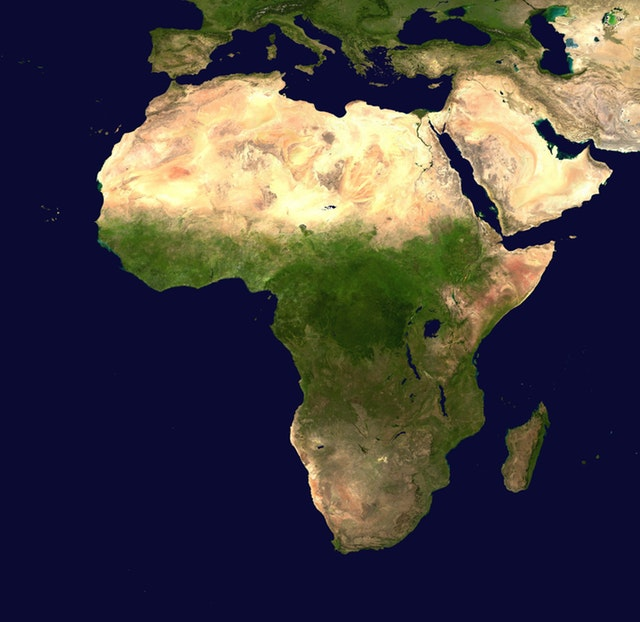
#> input picture exercises/exercise_photo.jpeg, 640 x 622 px, given in place of the camera
$ python object_detection_with_HSV_webcam.py
#> lines starting #> are read from the running program, lines starting #| are printed output that depends on the picture; after the words box and inside, x2 and y2 are one past the last pixel; in counts of white or black regions, pixels touching at a corner belong together
import cv2
import numpy as np

def nothing(x): # we do this just to avoid errors
    pass

cap = cv2.VideoCapture(0)

cv2.namedWindow("Trackbar")

cv2.createTrackbar("LH", "Trackbar", 0, 179, nothing)
#> slider 'LH' is set to 35
cv2.createTrackbar("LS", "Trackbar", 0, 255, nothing)
#> slider 'LS' is set to 51
cv2.createTrackbar("LV", "Trackbar", 0, 255, nothing)
#> slider 'LV' is set to 51
# first we enter the sled name, then the window name, then the sled we entered will switch between values
cv2.createTrackbar("UH", "Trackbar", 0, 179, nothing)
#> slider 'UH' is set to 179
cv2.createTrackbar("US", "Trackbar", 0, 255, nothing)
#> slider 'US' is set to 255
cv2.createTrackbar("UV", "Trackbar", 0, 255, nothing)
#> slider 'UV' is set to 255

while 1:
    a, frame = cap.read()
#> frame is the input picture: shape (622, 640, 3); mean B, G, R 66.4, 64, 68.6
    frame = cv2.flip(frame, 1)
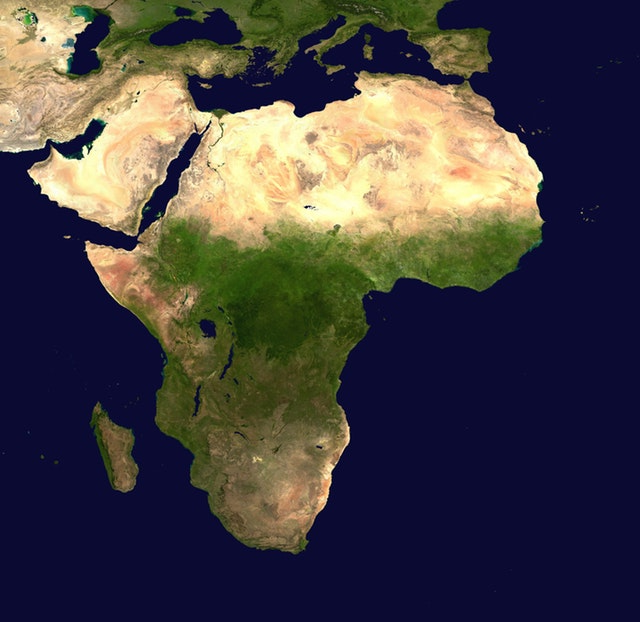
#> frame: shape (622, 640, 3); mean B, G, R 66.4, 64, 68.6
    frame = cv2.resize(frame, (500, 350))
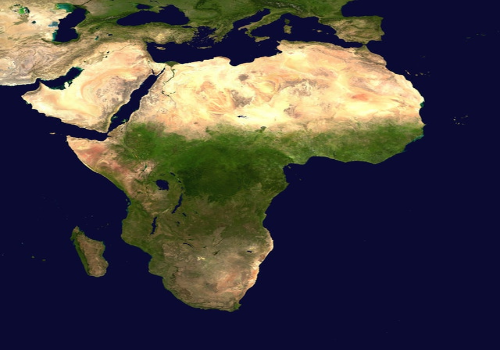
#> frame: shape (350, 500, 3); mean B, G, R 66.4, 63.9, 68.5
    hsv = cv2.cvtColor(frame, cv2.COLOR_BGR2HSV)
#> hsv: shape (350, 500, 3); mean H, S, V 82.4, 169.7, 93.4

    lh = cv2.getTrackbarPos("LH", "Trackbar") # this we will do in others to store the values of the above LH sled

    ls = cv2.getTrackbarPos("LS", "Trackbar")
    lv = cv2.getTrackbarPos("LV", "Trackbar")

    uh = cv2.getTrackbarPos("UH", "Trackbar")
    us = cv2.getTrackbarPos("US", "Trackbar")
    uv = cv2.getTrackbarPos("UV", "Trackbar")

    lower_blue = np.array([lh, ls, lv]) # We will keep the hsv values in them to apply a mask. we entered the lower values
    upper_blue = np.array([uh, us, uv])

    mask = cv2.inRange(hsv, lower_blue, upper_blue) # will make it apply when values change when we play with the sled here
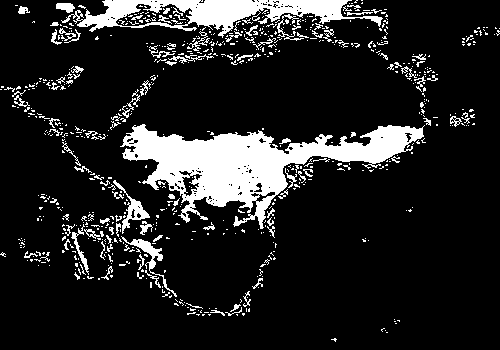
#> mask: shape (350, 500); 14% white; 715 white regions (612 under 20 px), largest, box (x1, y1, x2, y2) and area: (120, 124, 425, 229) 11865, (61, 0, 383, 38) 4742, (121, 236, 177, 297) 444
    bitwise = cv2.bitwise_and(frame, frame, mask=mask) # in the process we did, the output will be black and white, but we want to see the blue color in the video, we did it to see it
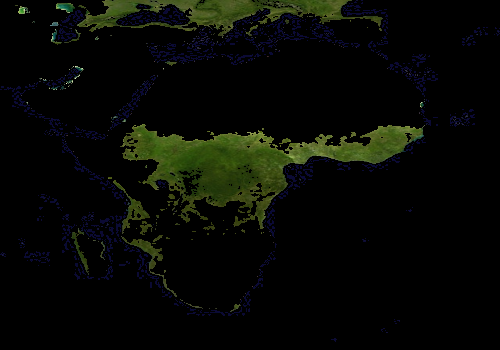
#> bitwise: shape (350, 500, 3); mean B, G, R 4.6, 9.2, 7.2

    cv2.imshow("frame", frame)
    cv2.imshow("mask", mask)
    cv2.imshow("bitwise", bitwise)

    if cv2.waitKey(20) & 0xFF == ord("q"):
#> (key q is pressed here)
        break

cap.release()
cv2.destroyAllWindows()
